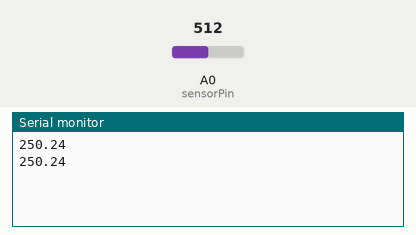
Simulated run of this sketch. Board: Arduino Uno, built with avr-gcc and run on an emulated ATmega328P. On the bench: the last lines printed to the serial monitor. The test bench sets the inputs (shaded band); at power-on: A0 (sensorPin) = 512.

Above: at 5.8 s.
5.9 s: A0 (sensorPin) set to 716
At 10.7 s:
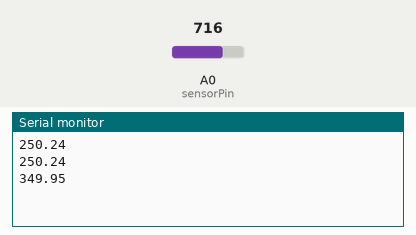
11.9 s: A0 (sensorPin) set to 900
At 15.7 s:
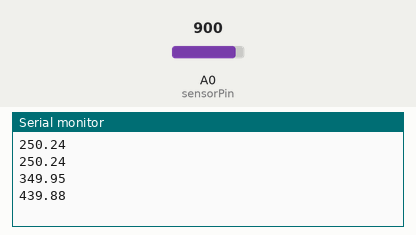
Timing chart, 0 to 17.2 s (numbered marks = the images above; inputs shaded):
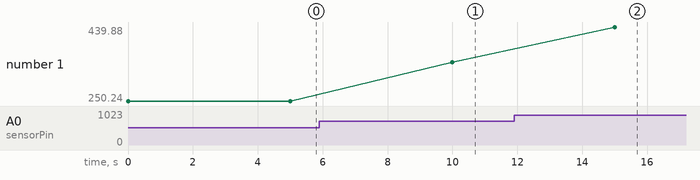

Measured:
- after the input at 5.9 s, the serial monitor: prints a new line after 4.1 s (image 1)
- after the input at 11.9 s, the serial monitor: prints a new line after 3.1 s (image 2)
- plotted number 1: 250.24 → 349.95 after the input at 5.9 s, 349.95 → 439.88 after the input at 11.9 s

The sketch:

arduinofile.ino
```cpp
const int sensorPin = A0;

void setup() {
  Serial.begin(9600);
}

void loop() {
  int value = analogRead(sensorPin);
  float millivolts = (value/1023.0)*5000;
  float celsius = millivolts / 10;
  Serial.println(String(celsius));
  delay(5000);

}
```
